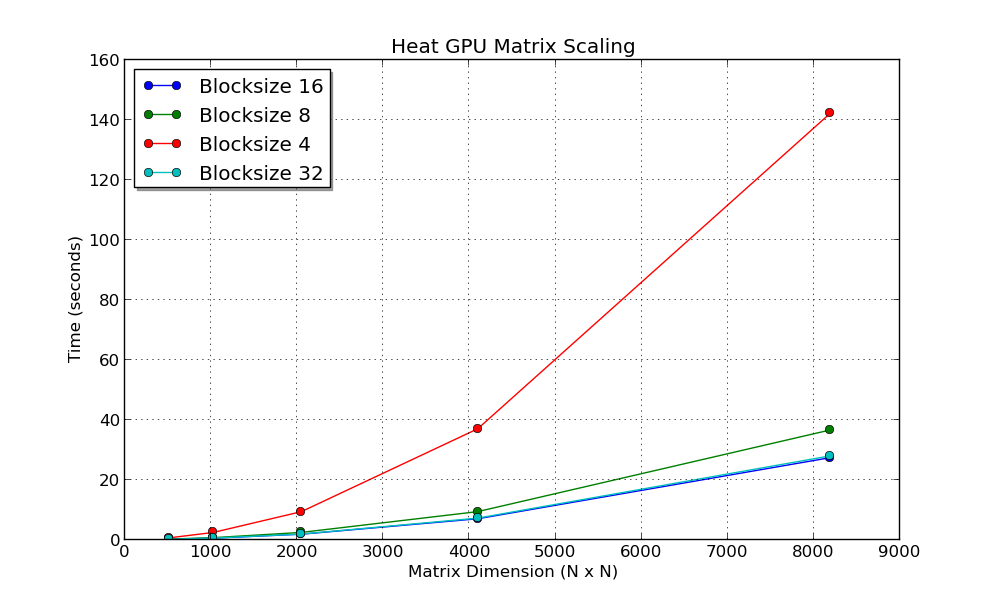

Write Python code to recreate this figure.
#!/usr/bin/env python3

import matplotlib
matplotlib.use('Agg')   # Backend per PNG
import matplotlib.pyplot as plt
import pandas as pd
import glob

# Lista dei file da leggere
files = glob.glob("heat_gpu_block_*_scaling.dat")

# Lista per contenere tutti i DataFrame
df_list = []

# Legge i dati da ogni file e li aggiunge alla lista
for file in files:
    df = pd.read_csv(file, names=["device", "matrix_dim_x", "matrix_dim_y", "block_dim_x", "block_dim_y", "grid_dim_x", "grid_dim_y", "iterations", "time"])
    df["blocksize"] = file.split('_')[3]  # Estrae la dimensione del blocco dal nome del file
    df_list.append(df)

# Concatena tutti i DataFrame in uno solo
df_all = pd.concat(df_list)

# Filtra i dati per il dispositivo GPU
df_gpu = df_all[df_all["device"] == "GPU"]

# Verifica i dati filtrati
print(df_gpu)

# Crea il grafico
plt.figure(figsize=(10, 6))
plt.title('Heat GPU Matrix Scaling')
plt.grid(True)
plt.xlabel('Matrix Dimension (N x N)')
plt.ylabel('Time (seconds)')

# Plot dei dati per ogni dimensione di blocco
for blocksize in df_gpu["blocksize"].unique():
    df_block = df_gpu[df_gpu["blocksize"] == blocksize]
    plt.plot(df_block["matrix_dim_x"], df_block["time"], '-o', label="Blocksize {}".format(blocksize))

# Aggiunge la legenda
plt.legend(shadow=True, loc="best")

# Salva il grafico in un file PNG
plt.savefig("heat_gpu_block_scaling.png")

